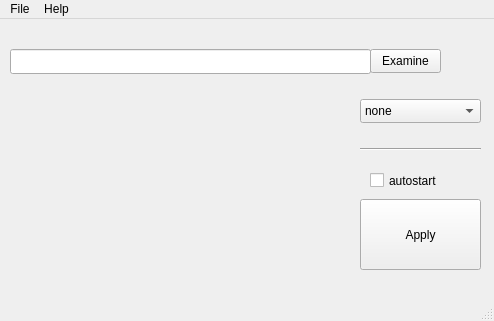
<?xml version="1.0" encoding="UTF-8"?>
<ui version="4.0">
 <class>MainWindow</class>
 <widget class="QMainWindow" name="MainWindow">
  <property name="geometry">
   <rect>
    <x>0</x>
    <y>0</y>
    <width>494</width>
    <height>321</height>
   </rect>
  </property>
  <property name="windowTitle">
   <string>openWall</string>
  </property>
  <widget class="QWidget" name="centralwidget">
   <widget class="QPushButton" name="applyButton">
    <property name="geometry">
     <rect>
      <x>360</x>
      <y>180</y>
      <width>121</width>
      <height>71</height>
     </rect>
    </property>
    <property name="text">
     <string>Apply</string>
    </property>
   </widget>
   <widget class="QPushButton" name="examineButton">
    <property name="geometry">
     <rect>
      <x>370</x>
      <y>30</y>
      <width>71</width>
      <height>24</height>
     </rect>
    </property>
    <property name="text">
     <string>Examine</string>
    </property>
   </widget>
   <widget class="QLineEdit" name="wallpaperPathLine">
    <property name="geometry">
     <rect>
      <x>10</x>
      <y>30</y>
      <width>361</width>
      <height>25</height>
     </rect>
    </property>
   </widget>
   <widget class="QLabel" name="imageLabel">
    <property name="geometry">
     <rect>
      <x>20</x>
      <y>70</y>
      <width>320</width>
      <height>200</height>
     </rect>
    </property>
    <property name="text">
     <string/>
    </property>
   </widget>
   <widget class="QCheckBox" name="openBoxCheckBox">
    <property name="geometry">
     <rect>
      <x>370</x>
      <y>150</y>
      <width>82</width>
      <height>23</height>
     </rect>
    </property>
    <property name="text">
     <string>autostart</string>
    </property>
   </widget>
   <widget class="Line" name="line">
    <property name="geometry">
     <rect>
      <x>360</x>
      <y>120</y>
      <width>121</width>
      <height>20</height>
     </rect>
    </property>
    <property name="orientation">
     <enum>Qt::Horizontal</enum>
    </property>
   </widget>
   <widget class="QComboBox" name="optionComboBox">
    <property name="geometry">
     <rect>
      <x>360</x>
      <y>80</y>
      <width>121</width>
      <height>24</height>
     </rect>
    </property>
    <item>
     <property name="text">
      <string>none</string>
     </property>
    </item>
    <item>
     <property name="text">
      <string>Adjust</string>
     </property>
    </item>
    <item>
     <property name="text">
      <string>Tiled</string>
     </property>
    </item>
    <item>
     <property name="text">
      <string>Centered</string>
     </property>
    </item>
   </widget>
  </widget>
  <widget class="QMenuBar" name="menubar">
   <property name="geometry">
    <rect>
     <x>0</x>
     <y>0</y>
     <width>494</width>
     <height>23</height>
    </rect>
   </property>
   <widget class="QMenu" name="menuBarHelp">
    <property name="title">
     <string>Help</string>
    </property>
    <addaction name="menuHelp"/>
    <addaction name="menuAbout"/>
   </widget>
   <widget class="QMenu" name="menuBarFile">
    <property name="title">
     <string>File</string>
    </property>
    <widget class="QMenu" name="menuMode">
     <property name="title">
      <string>Mode</string>
     </property>
     <addaction name="menuAdjust"/>
     <addaction name="menuTiled"/>
     <addaction name="menuCentered"/>
    </widget>
    <addaction name="menuExamine"/>
    <addaction name="menuMode"/>
    <addaction name="menuOpenBox"/>
    <addaction name="menuApply"/>
    <addaction name="separator"/>
    <addaction name="menuQuit"/>
   </widget>
   <addaction name="menuBarFile"/>
   <addaction name="menuBarHelp"/>
  </widget>
  <widget class="QStatusBar" name="statusbar"/>
  <action name="menuHelp">
   <property name="text">
    <string>Help</string>
   </property>
  </action>
  <action name="menuAbout">
   <property name="text">
    <string>About</string>
   </property>
  </action>
  <action name="menuQuit">
   <property name="text">
    <string>Quit</string>
   </property>
  </action>
  <action name="menuExamine">
   <property name="text">
    <string>Examine</string>
   </property>
  </action>
  <action name="menuOpenBox">
   <property name="text">
    <string>OpenBox</string>
   </property>
  </action>
  <action name="menuAdjust">
   <property name="text">
    <string>Adjust</string>
   </property>
  </action>
  <action name="menuTiled">
   <property name="text">
    <string>Tiled</string>
   </property>
  </action>
  <action name="menuCentered">
   <property name="text">
    <string>Centered</string>
   </property>
  </action>
  <action name="menuApply">
   <property name="text">
    <string>Apply</string>
   </property>
  </action>
 </widget>
 <resources/>
 <connections/>
</ui>
